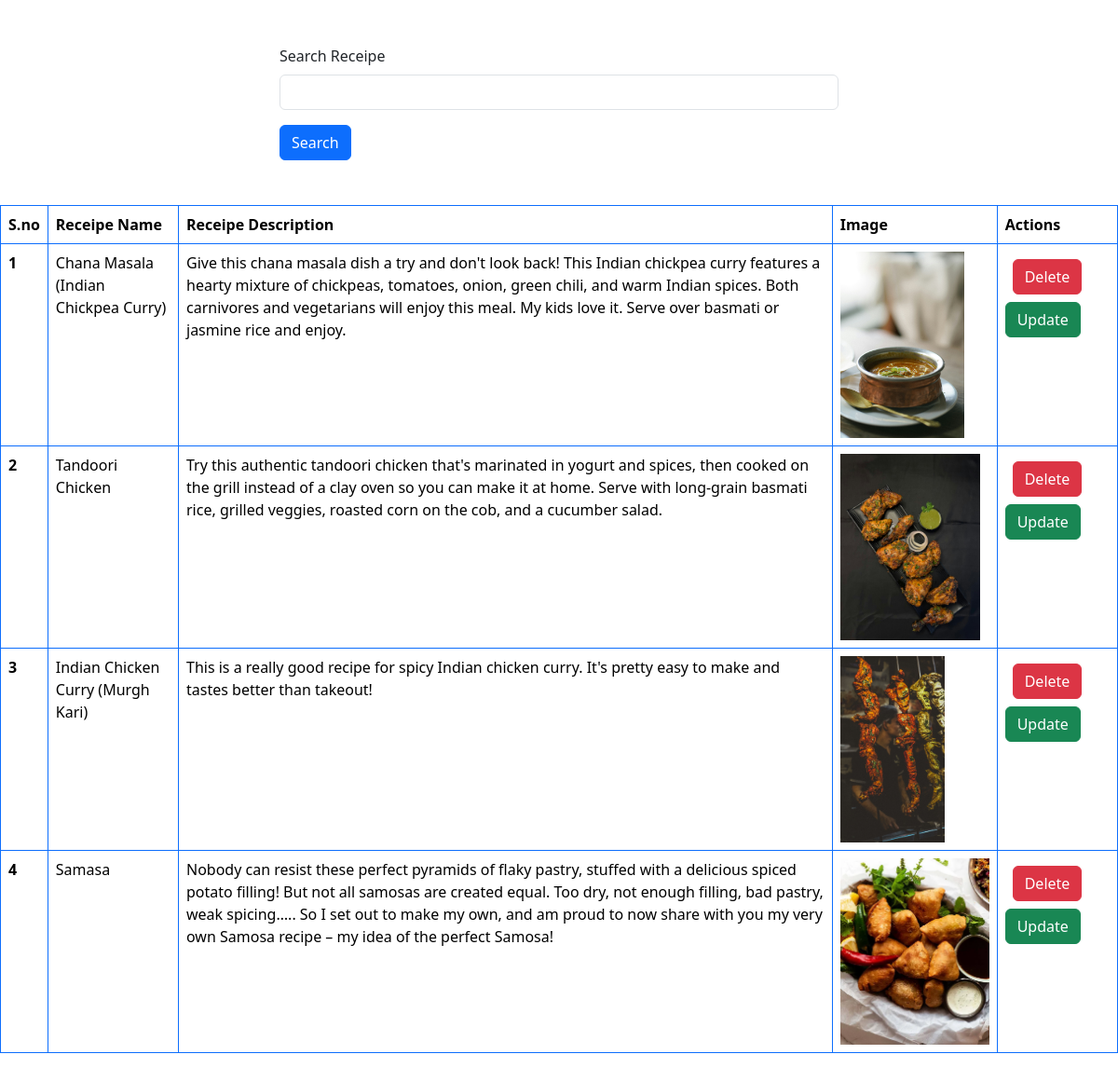
/read_items, run on an earlier commit of the app's database.
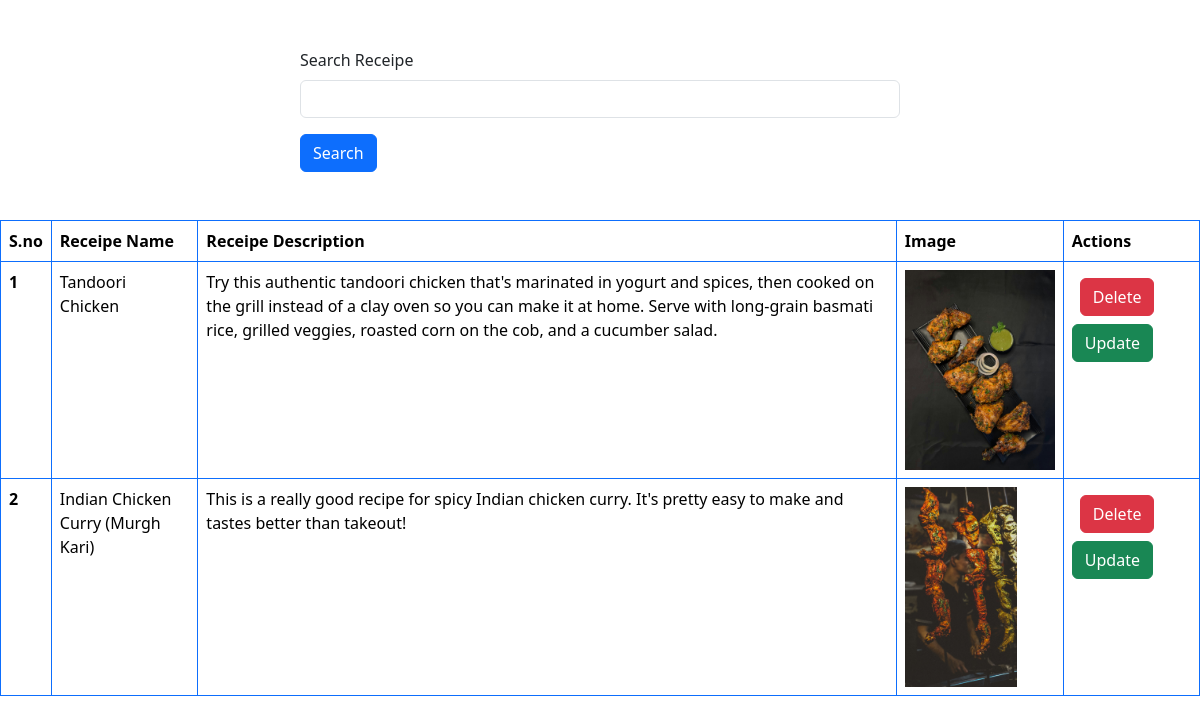
And on a later commit of the database.
### vege/models.py (models this page shows)
class Receipe(models.Model):
    receipe_name = models.CharField(max_length=100)
    receipe_description = models.TextField()
    receipe_image = models.ImageField(upload_to="receipe/")

### vege/views.py (the view)
# urls.py: path('read_items',views.read_items,name="read_items"),
def read_items(request):
    queryset = Receipe.objects.all()
    if request.GET.get("search"):
        queryset = queryset.filter(receipe_name__icontains = request.GET.get("search"))   #"__icontains" is django keyword that check the value that pass is n the particular string or not just like we do in python if "r" in "receipe" same as that...
    context = {'receipes' : queryset}
    return render(request , 'read.html' , context)

### templates/read.html (shortened to what this page needs)
<!DOCTYPE html>
<html lang="en">
<head>
    <link href="https://cdn.jsdelivr.net/npm/bootstrap@5.3.6/dist/css/bootstrap.min.css" rel="stylesheet">
</head>
<body>
  <div class="mt-5">
    <div class="mx-auto col-6">
      <form>
        <div class="mb-3">
          <label for="search_button" class="form-label">Search Receipe</label>
          <input type="text" class="form-control"  id="search_button" name="search" required>
        </div>
        <button type="submit" class="btn btn-primary">Search</button>
      </form>
    </div>
  </div>
  <table class="table table-bordered border-primary mt-5">
  <thead>
    <tr>
      <th scope="col">S.no</th>
      <th scope="col">Receipe Name</th>
      <th scope="col">Receipe Description</th>
      <th scope="col">Image</th>
      <th scope="col">Actions</th>
    </tr>
  </thead>
  <tbody>
    {% for receipe in receipes %}
    <tr>
      <th scope="row">{{forloop.counter}}</th>
      <td>{{receipe.receipe_name}}</td>
      <td>{{receipe.receipe_description}}</td>
      <td><img src = "{{receipe.receipe_image.url}}" style="height : 200px" alt="Receipe_Image" ></td>
      <td>
        <a href = "{% url 'delete-receipe' receipe.id %}" class="btn btn-danger m-2">Delete</a>
        <a href = "{% url 'update_receipe' receipe.id %}" class="btn btn-success">Update</a>
      </td>
    </tr>
    {% endfor %}
  </tbody>
  </table>
</body>
</html>

What changed in the data, as far as the page shows it:
removed Receipe: receipe_name "Chana Masala (Indian Chickpea Curry)", receipe_description "Give this chana masala dish a try and don't look back! This Indian chickpea curry features a hearty mixture of chickpeas, tomatoes, onion, green chili, and warm Indian spices. Both carnivores and vegetarians will enjoy this meal. My kids love it. Serve over basmati or jasmine rice and enjoy.", receipe_image (picture)
removed Receipe: receipe_name "Samasa", receipe_description "Nobody can resist these perfect pyramids of flaky pastry, stuffed with a delicious spiced potato filling! But not all samosas are created equal. Too dry, not enough filling, bad pastry, weak spicing….. So I set out to make my own, and am proud to now share with you my very own Samosa recipe – my idea of the perfect Samosa!", receipe_image (picture)
